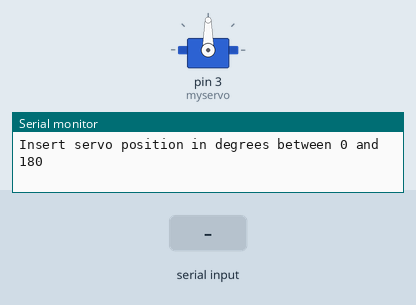
Simulated run of this sketch. Board: Arduino Uno, built with avr-gcc and run on an emulated ATmega328P. Parts: servo, the last lines printed to the serial monitor. The inputs (shaded band) are chosen by the test bench.

Above: at 1.2 s.
1.3 s: "30,150\n" received over Serial
At 3.3 s:
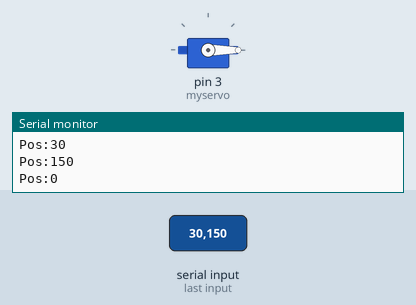
3.8 s: "90,45\n" received over Serial
At 4.4 s:
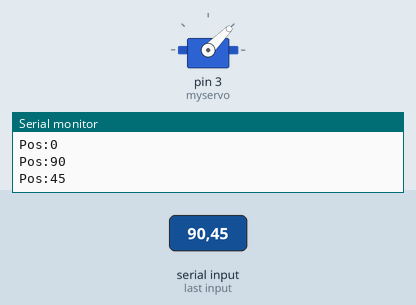
5.3 s: "200\n" received over Serial
At 6.1 s:
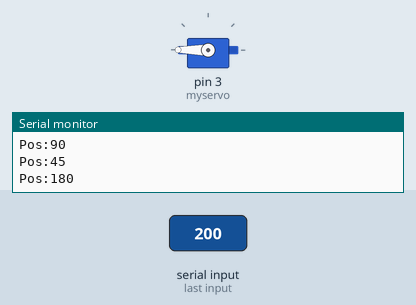
7.8 s: "90\n" received over Serial
At 8.5 s:
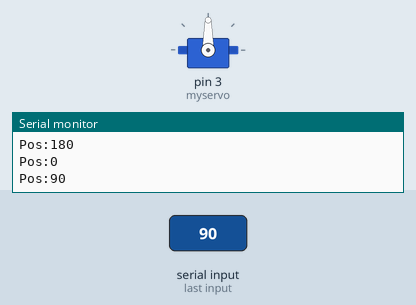
Timing chart, 0 to 10.3 s (numbered marks = the images above; inputs shaded):
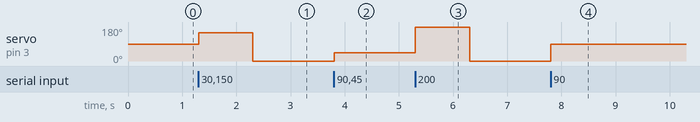

Measured:
- after the input at 1.3 s, servo on pin 3 (myservo): 90° → 150° at once, → 0° 1.0 s later
- after the input at 3.8 s, servo on pin 3 (myservo): 0° → 45° at once
- after the input at 5.3 s, servo on pin 3 (myservo): 45° → 180° at once, → 0° 1.0 s later
- after the input at 7.8 s, servo on pin 3 (myservo): 0° → 90° at once

The sketch:

ServoTest.ino
```cpp
// Servo Test 1.0
// Move servo to position indicated via serial

#include <Servo.h>

Servo myservo;         // Define index servo

int pos = 90;    // variable to store the servo position
char num[4];     // número enviado desde PC

void setup() {
  myservo.attach(3);  // Set index servo to digital pin 3
  myservo.write(pos);
  Serial.begin(9600);
  Serial.println("Insert servo position in degrees between 0 and 180");

}

void loop() {            // Loop through motion test

  if (Serial.available()>0) {
    Serial.readBytes(num,3);
    Serial.print("Pos:");
    //Serial.println(num);
    pos=atoi (num);
    pos=constrain(pos,0,180);
    Serial.println(pos);
    num[0]=0;
    num[1]=0;
    num[2]=0;
    myservo.write(pos);
}
}

// Motion routines for handopen,handrest, handclose, grab...

/*
void handopen() {
  servoindex.write(10);

}

void handrest() {

  servoindex.write(45);
}


void handclose() {
  servoindex.write(90);
}


void grab() {
  for(pos = 10; pos < 90; pos+=2)    // goes from 0 degrees to 180 degrees
  {
  servoindex.write(pos);             // tell servo to go to position in variable 'pos'
    delay(50);                       // waits 15ms for the servo to reach the position
  }
  for(pos =90; pos>=10; pos-=1)      // goes from 180 degrees to 0 degrees
  {
    servoindex.write(pos);           // tell servo to go to position in variable 'pos'
    delay(25);                        // waits 5ms for the servo to reach the position
  }

 }

 */
```
